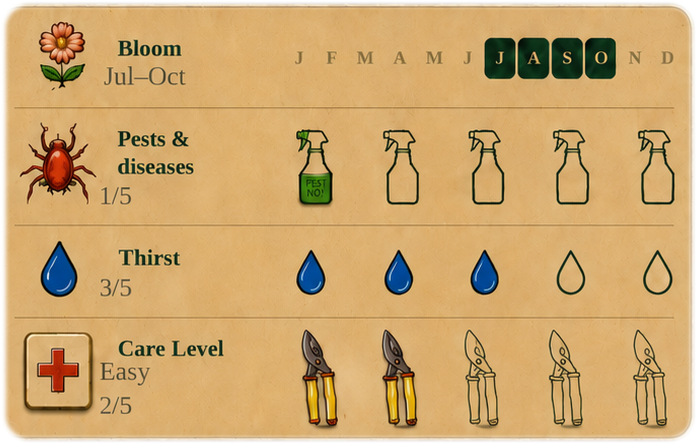
#> input picture art/plaque-full.png, 700 x 446 px, found by its file name
$ python bake-rim.py
#> lines starting #> are read from the running program, lines starting #| are printed output that depends on the picture; after the words box and inside, x2 and y2 are one past the last pixel; in counts of white or black regions, pixels touching at a corner belong together
#!/usr/bin/env python3
"""Bake the aspect-band's thin wooden/gold rim onto plaque-full.png and
soil-full.png so all three parchment boxes share the same edging.

Rim spec measured from art/band-full.png cross-sections (outside -> in):
  feather (alpha<200): dark outline colour, alpha kept
  d=0..1  : dark outline  (~35,22,8 / 80,52,18)
  d=2     : gold, darker  (~198,148,66)
  d=3     : gold, bright  (~226,183,108)
  d=4     : inner shade   (~120,80,30)
  d=5     : 40% inner-shade blend into parchment (soft transition)
where d = erosion depth (px) inside the alpha>=200 core.

Run from the repo root: python3 design/bake-rim.py
Safe to re-run: assets that already carry the rim are detected and skipped
(the d=5 soft blend samples the current pixels, so a second pass would
darken it — hence the guard rather than a blind re-bake).
"""
import random
from PIL import Image, ImageFilter

random.seed(12)

RIM = {
    0: (35, 22, 8),
    1: (80, 52, 18),
    2: (198, 148, 66),
    3: (226, 183, 108),
    4: (120, 80, 30),
}
FEATHER_DARK = (25, 15, 6)


def bake(path):
#> called with path = 'art/plaque-full.png'
    im = Image.open(path).convert('RGBA')
#> im is the input picture: PIL image 700x446 RGBA; mean R, G, B, A 198, 159.3, 101.5, 241.4
    w, h = im.size
#> w = 700; h = 446
    a = im.getchannel('A')

    # core mask: fully-painted parchment area
    core = a.point(lambda v: 255 if v >= 200 else 0)
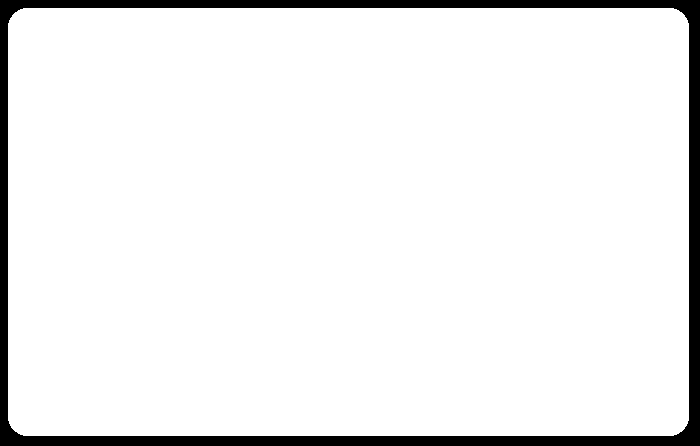
#> core: PIL image 700x446 L; 93.3% white; 1 black region, box (x1, y1, x2, y2) and area: (0, 0, 700, 446) 21059

    # erosion bands: band[d] = pixels at depth d inside the core
    masks = []
    cur = core
    for _ in range(6):
        eroded = cur.filter(ImageFilter.MinFilter(3))
        ring = Image.new('L', (w, h), 0)
        ring.paste(255, (0, 0), cur)
        ring.paste(0, (0, 0), eroded)  # ring = cur minus eroded
        masks.append(ring)
        cur = eroded
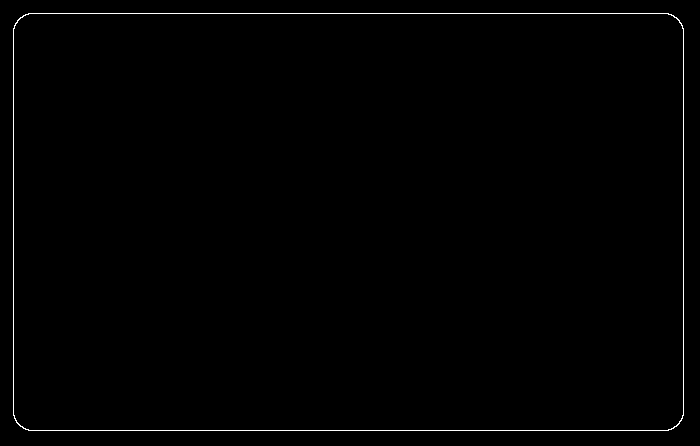
#> ring: PIL image 700x446 L; 0.7% white in thin lines or dots, all inside (x1, y1, x2, y2) = (13, 13, 684, 431)
#> after the loop, masks = 6 items

    px = im.load()
    corepx = core.load()
    ringpx = [m.load() for m in masks]
#> ringpx = 6 items

    # already-baked guard: if the outermost core ring is already the dark
    # outline colour, this asset has its rim — don't double-bake
    samples = [px[x, y][:3] for y in range(h) for x in range(w) if ringpx[0][x, y]]
#> samples = 2214 items, first 6: (219, 175, 111), (217, 174, 111), (218, 174, 111), (220, 176, 112), (218, 176, 112), (219, 175, 112)
    if samples:
        n = len(samples)
#> n = 2214
        mr = sum(s[0] for s in samples) / n
#> mr = 219.3
        mg = sum(s[1] for s in samples) / n
#> mg = 176.4
        mb = sum(s[2] for s in samples) / n
#> mb = 112.9
        if abs(mr - RIM[0][0]) + abs(mg - RIM[0][1]) + abs(mb - RIM[0][2]) < 60:
            print('rim already present, skipping:', path)
            return

    for y in range(h):
        # slight vertical light gradient on the gold so it reads as lit brass
        shade = 1.05 - 0.12 * (y / h)
        for x in range(w):
            r, g, b, al = px[x, y]
            if al == 0:
                continue
            if corepx[x, y] == 0:
                # feather / soft shadow edge -> dark outline colour
                if al < 200:
                    px[x, y] = (*FEATHER_DARK, al)
                continue
            for d in range(5):
                if ringpx[d][x, y]:
                    cr, cg, cb = RIM[d]
                    if d in (2, 3):  # gold bands: light gradient + grain jitter
                        j = random.randint(-6, 6)
                        cr = min(255, int(cr * shade)) + j
                        cg = min(255, int(cg * shade)) + j
                        cb = min(255, int(cb * shade)) + j
                    px[x, y] = (max(0, min(255, cr)),
                                max(0, min(255, cg)),
                                max(0, min(255, cb)), al)
                    break
            else:
                if ringpx[5][x, y]:  # soft blend row into parchment
                    cr, cg, cb = RIM[4]
                    px[x, y] = ((r * 6 + cr * 4) // 10,
                                (g * 6 + cg * 4) // 10,
                                (b * 6 + cb * 4) // 10, al)

    im.save(path)
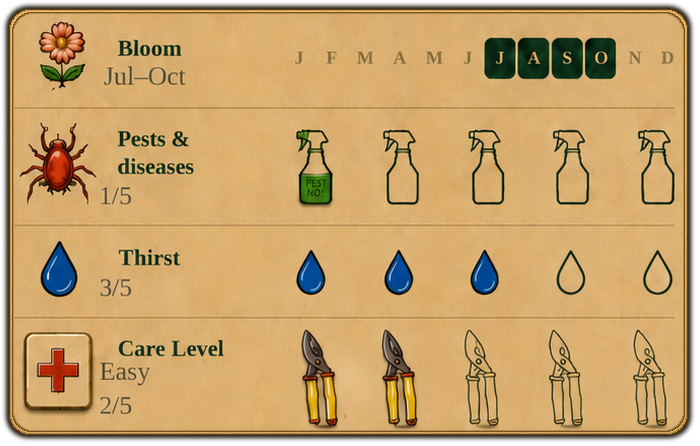
#> saved as plaque-full.png: PIL image 700x446 RGBA; mean R, G, B, A 187.8, 150.8, 95.9, 241.4; transparent parts drawn white
    print('baked rim:', path)


bake('art/plaque-full.png')
bake('art/soil-full.png')
#> call 2 of bake, with path = 'art/soil-full.png'
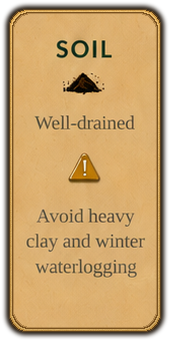
#> input picture art/soil-full.png, 172 x 344 px, found by its file name
#> in bake, im is the input picture: PIL image 172x344 RGBA; mean R, G, B, A 174, 137.9, 86.4, 222.5
#> in bake (call 2), `a = im.getchannel('A')`:
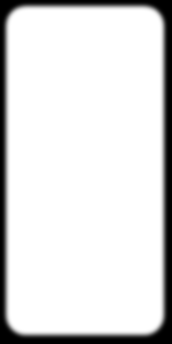
#> a: PIL image 172x344 L; min 0, max 255, mean 222.5
#> in bake (call 2), `core = a.point(lambda v: 255 if v >= 200 else 0)`: core: PIL image 172x344 L; 84.1% white; 1 black region, box (x1, y1, x2, y2) and area: (0, 0, 172, 344) 9380
#> the loop in bake (call 2), `for _ in range(6):` made 6 passes
#> pass 1, in bake (call 2), `eroded = cur.filter(ImageFilter.MinFilter(3))`:
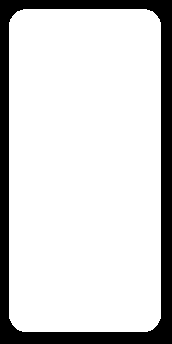
#> eroded: PIL image 172x344 L; 82.5% white; 1 black region, box (x1, y1, x2, y2) and area: (0, 0, 172, 344) 10334
#> after the loop in bake (call 2), `for _ in range(6):`:
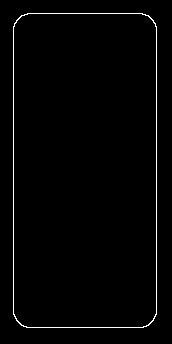
#> ring: PIL image 172x344 L; 1.5% white in thin lines or dots, all inside (x1, y1, x2, y2) = (13, 13, 157, 328)
#> in bake (call 2), `samples = [px[x, y][:3] for y in range(h) for x in range(w) if ringpx[..`: samples = 954 items, first 6: (35, 22, 8), (35, 22, 8), (35, 22, 8), (35, 22, 8), (35, 22, 8), (35, 22, 8)
#> in bake (call 2), `n = len(samples)`: n = 954
#> in bake (call 2), `mr = sum(s[0] for s in samples) / n`: mr = 35
#> in bake (call 2), `mg = sum(s[1] for s in samples) / n`: mg = 22
#> in bake (call 2), `mb = sum(s[2] for s in samples) / n`: mb = 8
